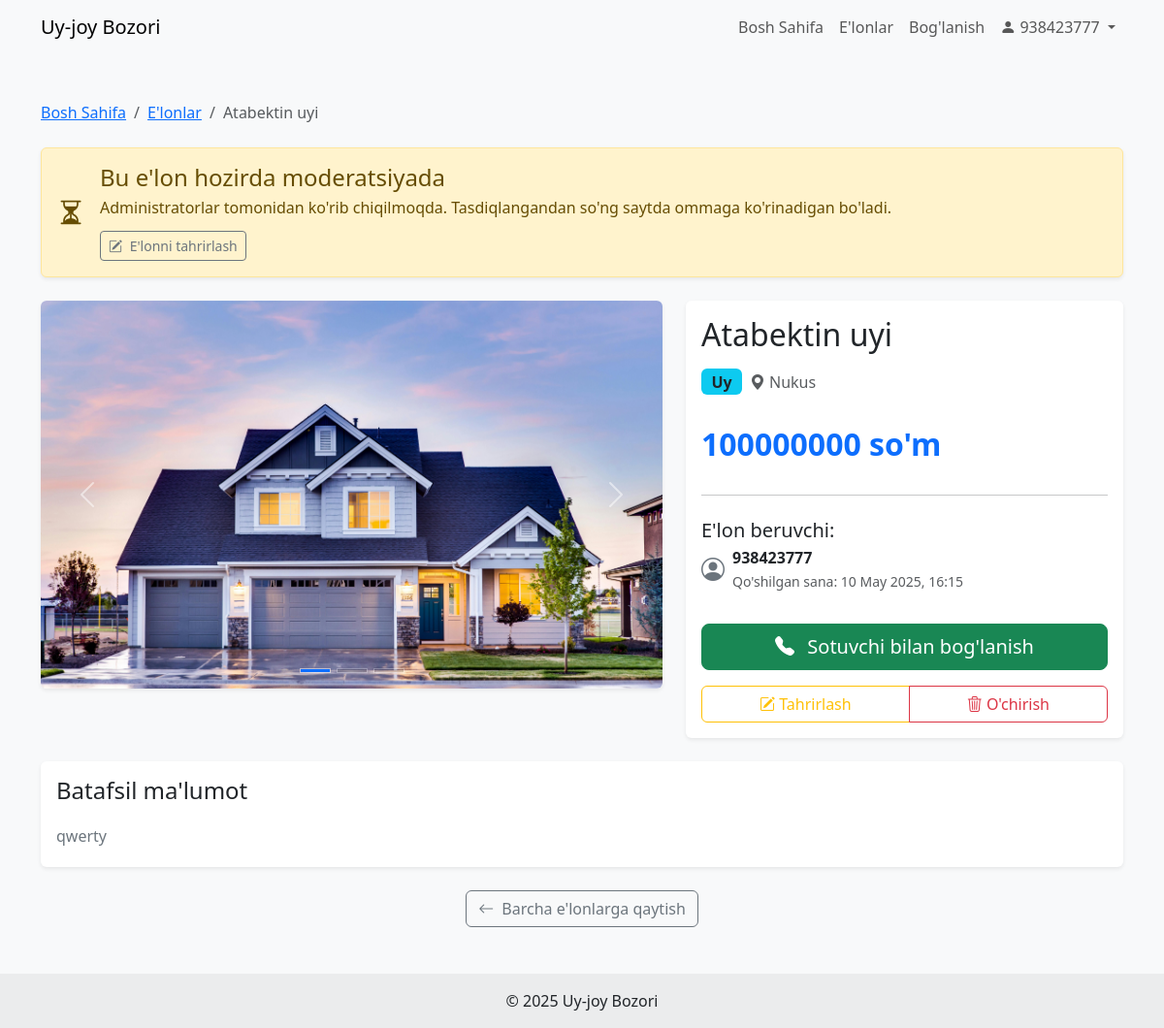
The app's page /elonlar/1/ (signed in) with its own data.
### AltinGiltApp/models.py (models this page shows, shortened)
class Elon(models.Model):
    nomi = models.CharField(max_length=200)
    joylashuvi = models.CharField(max_length=100)
    class ElonTuri(models.TextChoices):
        UY = 'Uy', 'Uy'
        KVARTIRA = 'Kvartira', 'Kvartira'
        YER = 'Yer', 'Yer'
    turi = models.CharField(
        max_length=10,
        choices=ElonTuri.choices,
        default=ElonTuri.UY  # Standart qiymat (ixtiyoriy)
    )
    narxi = models.PositiveIntegerField() # Narx manfiy bo'lmasligi uchun
    batafsil = models.TextField()
    user = models.ForeignKey(User, on_delete=models.CASCADE, related_name='elonlar')
    created_at = models.DateTimeField(auto_now_add=True)
    updated_at = models.DateTimeField(auto_now=True)
    class StatusChoices(models.TextChoices):
        PENDING = 'PENDING', _('Moderatsiyada')
        APPROVED = 'APPROVED', _('Tasdiqlangan')
        REJECTED = 'REJECTED', _('Rad etilgan')
        DRAFT = 'DRAFT', _('Qoralama') # Agar kerak bo'lsa
    status = models.CharField(
        max_length=10,
        choices=StatusChoices.choices,
        default=StatusChoices.PENDING,
        db_index=True # Status bo'yicha tez-tez filter qilinadi
    )
    moderation_notes = models.TextField(
        blank=True, null=True, # Faqat rad etilganda to'ldiriladi
        verbose_name=_("Moderator izohi (rad etish sababi)")
    )
    class Meta:
        ordering = ['-created_at']

class Rasm(models.Model):
    image = models.ImageField(upload_to=elon_rasm_path)
    elon = models.ForeignKey(Elon, on_delete=models.CASCADE, related_name='rasmlar')

### AltinGiltApp/views.py (the view)
# urls.py: path('elonlar/<int:elon_id>/', views.elon_sahifasi, name='elon_detail'),
def elon_sahifasi(request, elon_id):
    elon = get_object_or_404(Elon, pk=elon_id)
    if elon.status == Elon.StatusChoices.APPROVED or elon.user == request.user:
        pass
    else:
        from django.http import Http404
        raise Http404("E'lon topilmadi yoki hali tasdiqlanmagan.")
    context = {'elon': elon}
    return render(request, 'altingiltapp/elon.html', context)

### templates/altingiltapp/elon.html (shortened to what this page needs)
{% extends "altingiltapp/base.html" %}
{% load static %}
{% block content %}
<section class="py-5 bg-light">
    <div class="container">
        <nav aria-label="breadcrumb" class="mb-4">
            <ol class="breadcrumb">
                <li class="breadcrumb-item"><a href="{% url 'AltinGiltApp:bosh_sahifa' %}">Bosh Sahifa</a></li>
                <li class="breadcrumb-item"><a href="{% url 'AltinGiltApp:elonlar_list' %}">E'lonlar</a></li>
                <li class="breadcrumb-item active" aria-current="page">{{ elon.nomi|truncatechars:40 }}</li>
            </ol>
        </nav>
        {% if request.user.is_authenticated and elon.user == request.user and elon.status != elon.StatusChoices.APPROVED %}
        <div class="alert
            {% if elon.status == elon.StatusChoices.PENDING %}alert-warning{% endif %}
            shadow-sm mb-4" role="alert">
            <div class="d-flex align-items-center">
                {% if elon.status == elon.StatusChoices.PENDING %}<i class="bi bi-hourglass-split fs-3 me-3"></i>{% endif %}
                <div>
                    <h4 class="alert-heading mb-1">
                        {% if elon.status == elon.StatusChoices.PENDING %}Bu e'lon hozirda moderatsiyada{% endif %}
                    </h4>
                    <p class="mb-1">
                        {% if elon.status == elon.StatusChoices.PENDING %}
                            Administratorlar tomonidan ko'rib chiqilmoqda. Tasdiqlangandan so'ng saytda ommaga ko'rinadigan bo'ladi.
                        {% endif %}
                    </p>
                    {% if elon.status == elon.StatusChoices.REJECTED or elon.status == elon.StatusChoices.PENDING %}
                        <a href="{% url 'AltinGiltApp:elon_edit' elon.id %}" class="btn btn-sm {% if elon.status == elon.StatusChoices.PENDING %}btn-outline-secondary{% else %}btn-warning{% endif %} mt-2">
                            <i class="bi bi-pencil-square me-1"></i> E'lonni tahrirlash
                        </a>
                    {% endif %}
                </div>
            </div>
        </div>
        {% endif %}
        <div class="row g-4">
            <div class="col-lg-7">
                <div class="card shadow-sm border-0 rounded overflow-hidden">
                    {% if elon.rasmlar.all %}
                    <div id="elonCarousel" class="carousel slide" data-bs-ride="carousel">
                        <div class="carousel-indicators">
                            {% for rasm in elon.rasmlar.all %}
                            <button type="button" data-bs-target="#elonCarousel" data-bs-slide-to="{{ forloop.counter0 }}" class="{% if forloop.first %}active{% endif %}" aria-current="{% if forloop.first %}true{% endif %}" aria-label="Slide {{ forloop.counter }}"></button>
                            {% endfor %}
                        </div>
                        <div class="carousel-inner">
                            {% for rasm in elon.rasmlar.all %}
                            <div class="carousel-item {% if forloop.first %}active{% endif %}">
                                <img src="{{ rasm.image.url }}" class="d-block w-100" alt="{{ elon.nomi }} rasmi {{ forloop.counter }}" style="aspect-ratio: 16 / 10; object-fit: cover;">
                            </div>
                            {% endfor %}
                        </div>
                        {% if elon.rasmlar.count > 1 %}
                        <button class="carousel-control-prev" type="button" data-bs-target="#elonCarousel" data-bs-slide="prev">
                            <span class="carousel-control-prev-icon" aria-hidden="true"></span>
                        </button>
                        <button class="carousel-control-next" type="button" data-bs-target="#elonCarousel" data-bs-slide="next">
                            <span class="carousel-control-next-icon" aria-hidden="true"></span>
                        </button>
                        {% endif %}
                    </div>
                    {% else %}
                        <img src="{% static 'images/placeholder.png' %}" alt="Rasm yo'q" class="card-img-top" style="aspect-ratio: 16 / 10; object-fit: cover;">
                    {% endif %}
                </div>
            </div>
            <div class="col-lg-5">
                <div class="card shadow-sm border-0 h-100">
                    <div class="card-body d-flex flex-column">
                        <h1 class="card-title h2 mb-3">{{ elon.nomi }}</h1>
                        <div class="d-flex align-items-center mb-3">
                            <span class="badge bg-info text-dark me-2 fs-6">{{ elon.get_turi_display }}</span>
                            <span class="text-muted"><i class="bi bi-geo-alt-fill me-1"></i>{{ elon.joylashuvi }}</span>
                        </div>
                        <div class="my-3">
                             <h2 class="text-primary fw-bolder mb-0">{{ elon.narxi }} so'm</h2>
                        </div>
                        <hr>
                        <h5 class="mt-2 mb-1">E'lon beruvchi:</h5>
                        <div class="d-flex align-items-center mb-3">
                             <i class="bi bi-person-circle fs-4 text-secondary me-2"></i>
                             <div>
                                 <strong class="d-block">{{ elon.user.get_full_name|default:elon.user.username }}</strong>
                                 <small class="text-muted">Qo'shilgan sana: {{ elon.created_at|date:"d M Y, H:i" }}</small>
                             </div>
                        </div>
                        <div class="d-grid gap-2 mt-auto pt-3">
                            <button class="btn btn-success btn-lg" type="button" data-bs-toggle="modal" data-bs-target="#contactModal">
                                <i class="bi bi-telephone-fill me-2"></i> Sotuvchi bilan bog'lanish
                            </button>
                            {% if request.user.is_authenticated and user == elon.user %}
                                <div class="btn-group mt-2">
                                    <a href="{% url 'AltinGiltApp:elon_edit' elon.id %}" class="btn btn-outline-warning">
                                        <i class="bi bi-pencil-square"></i> Tahrirlash
                                    </a>
                                    <a href="#" onclick="confirmDelete('{{ elon.id }}', '{{ elon.nomi|escapejs }}')" class="btn btn-outline-danger">
                                        <i class="bi bi-trash3"></i> O'chirish
                                    </a>
                                </div>
                             {% endif %}
                        </div>
                    </div>
                </div>
            </div>
        </div>
        <div class="row mt-4">
            <div class="col-12">
                <div class="card shadow-sm border-0">
                     <div class="card-body">
                        <h4 class="mb-3">Batafsil ma'lumot</h4>
                        <div class="text-secondary lh-lg description-text">
                            {{ elon.batafsil|linebreaksbr }}
                        </div>
                     </div>
                </div>
            </div>
        </div>
         <div class="text-center mt-4">
             <a href="{% url 'AltinGiltApp:elonlar_list' %}" class="btn btn-outline-secondary">
                 <i class="bi bi-arrow-left me-1"></i> Barcha e'lonlarga qaytish
             </a>
         </div>
    </div>
</section>
{% endblock %}

### templates/altingiltapp/navbar.html (shortened to what this page needs)
<nav class="navbar navbar-expand-lg navbar-light bg-light">
    <div class="container">
        <a class="navbar-brand" href="{% url 'AltinGiltApp:bosh_sahifa' %}">Uy-joy Bozori</a>
        <div class="collapse navbar-collapse" id="navbarNav">
            <ul class="navbar-nav ms-auto">
                <li class="nav-item">
                    <a class="nav-link {% if request.resolver_match.url_name == 'bosh_sahifa' %}active{% endif %}" aria-current="page" href="{% url 'AltinGiltApp:bosh_sahifa' %}">Bosh Sahifa</a>
                </li>
                <li class="nav-item">
                    <a class="nav-link {% if request.resolver_match.url_name == 'elonlar_list' %}active{% endif %}" href="{% url 'AltinGiltApp:elonlar_list' %}">E'lonlar</a>
                </li>
                <li class="nav-item">
                    <a class="nav-link" href="#">Bog'lanish</a>
                </li>
                {% if user.is_authenticated %}
                <li class="nav-item dropdown">
                    <span class="nav-link dropdown-toggle" style="cursor: pointer;" data-bs-toggle="dropdown" aria-expanded="false">
                        <i class="bi bi-person-fill"></i>
                        {{ user.username }}
                    </span>
                </li>
                {% endif %}
            </ul>
        </div>
    </div>
</nav>

### templates/altingiltapp/elon.html (style rules this page uses)
.carousel-indicators [data-bs-target] { background-color: rgba(0, 0, 0, 0.3); border: 1px solid rgba(255, 255, 255, 0.5); }
.carousel-indicators .active { background-color: var(--bs-primary); }

### records on screen
Elon: nomi "Atabektin uyi", turi "Uy", joylashuvi "Nukus", narxi "100000000", user.get_full_name "938423777", created_at "10 May 2025, 16:15", batafsil "qwerty"
Rasm: image (picture)

### other values on screen
{{ user.username }} "938423777"
